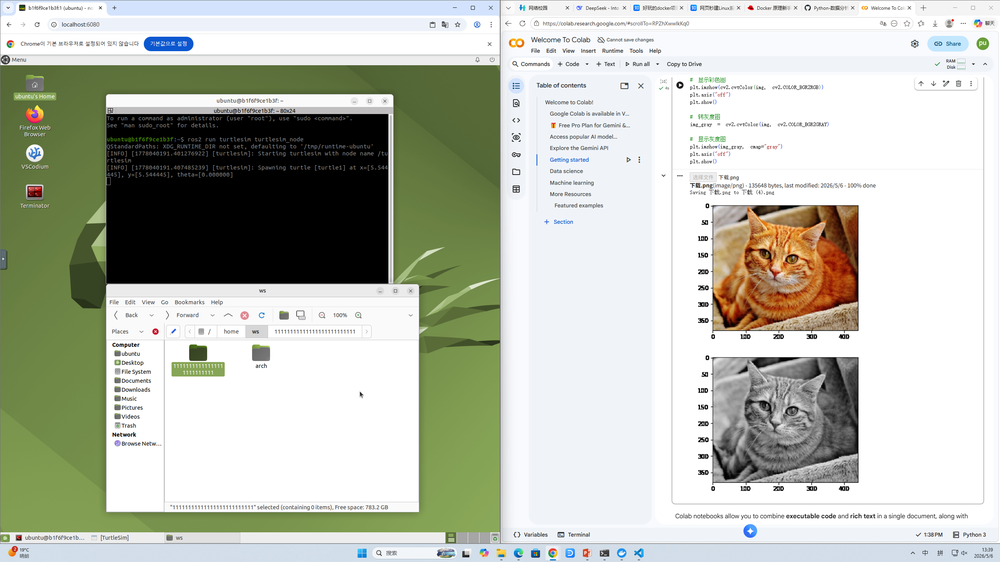
#> input picture 作业/week10/image.png, 1000 x 562 px, shrunk from 2559 x 1439 before the run, found by its file name
$ python 'nano test.py'
#> lines starting #> are read from the running program, lines starting #| are printed output that depends on the picture
import cv2
import matplotlib.pyplot as plt

# 读取本地图片（注意路径）
img = cv2.imread("/home/chenpuuuu/ai-robot-chenpuchang/作业/week10/image.png")
#> img is the input picture: shape (562, 1000, 3); mean B, G, R 180.4, 192, 187.9

# 显示彩色图
plt.imshow(cv2.cvtColor(img, cv2.COLOR_BGR2RGB))
plt.axis("off")
plt.show()

# 转灰度图
img_gray = cv2.cvtColor(img, cv2.COLOR_BGR2GRAY)
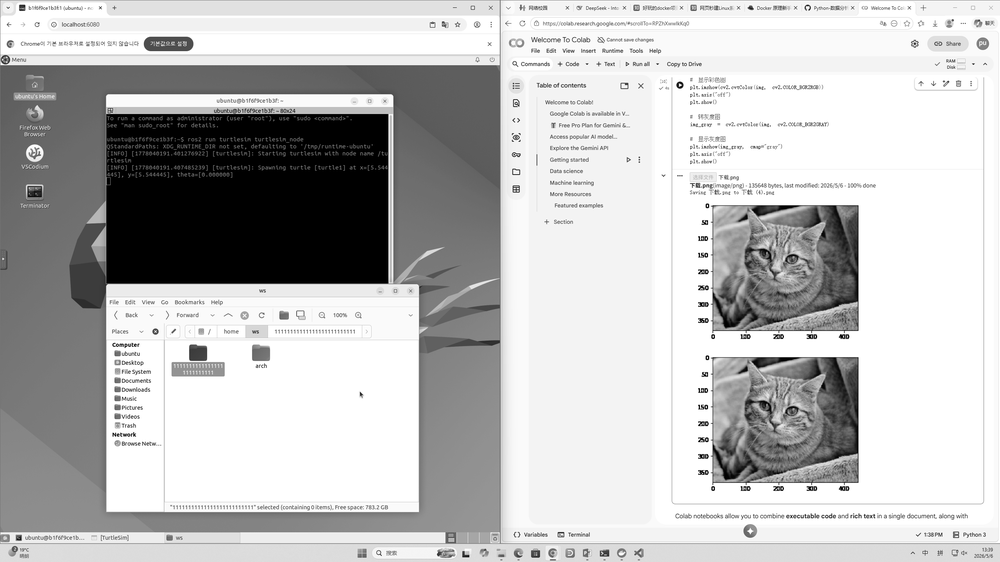
#> img_gray: shape (562, 1000); min 0, max 255, mean 189.4

# 显示灰度图
plt.imshow(img_gray, cmap="gray")
plt.axis("off")
plt.show()
